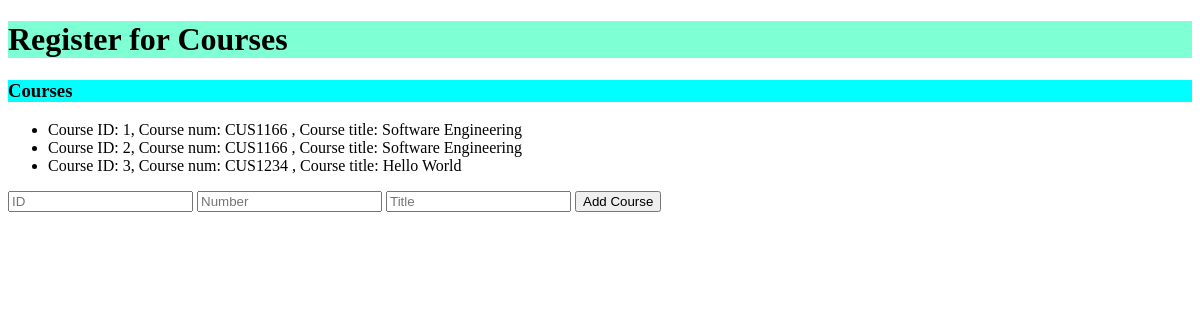
Before: / with the older database file.
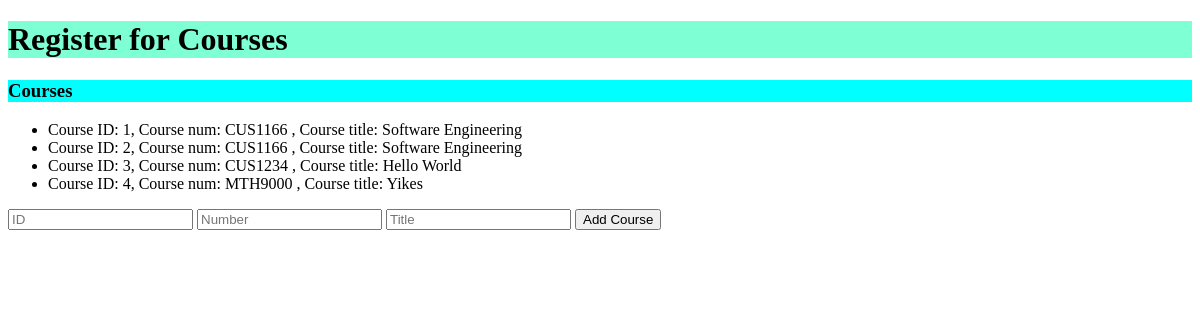
After: the same page with the newer database file.
### models.py (models this page shows, shortened)
class Course(db.Model):
    __tablename__ = "courses"
    id = db.Column(db.Integer, primary_key=True)
    course_number = db.Column(db.String, nullable=False)
    course_title = db.Column(db.String, nullable=False)
    students = db.relationship("RegisteredStudent", backref="courses", lazy=True)

### app.py (the view)
@app.route("/")
def index():
    courses = Course.query.all()
    return render_template('index.html', courses = courses)

### templates/index.html (shortened to what this page needs)
{% extends "layout.html" %}
  {% block content %}
  <h3 style="background-color: aqua;">Courses</h3>
  <ul>
    {% for course in courses %}
      <li>Course ID: {{course.id }}, Course num: {{course.course_number}} , Course title: {{course.course_title}} </li>
    {% endfor %}
  </ul>
  <div class="courses">
    <form action="{{url_for('add_course')}}" method="post">
      <input type="text" name="id" placeholder="ID">
      <input type="text" name="number" placeholder="Number">
      <input type="text" name="title" placeholder="Title">
      <button type="submit"> Add Course </button>
    </form>
  </div>
  {% endblock %}

Changed rows visible on the page:
added Course: id "4", course_number "MTH9000", course_title "Yikes"
